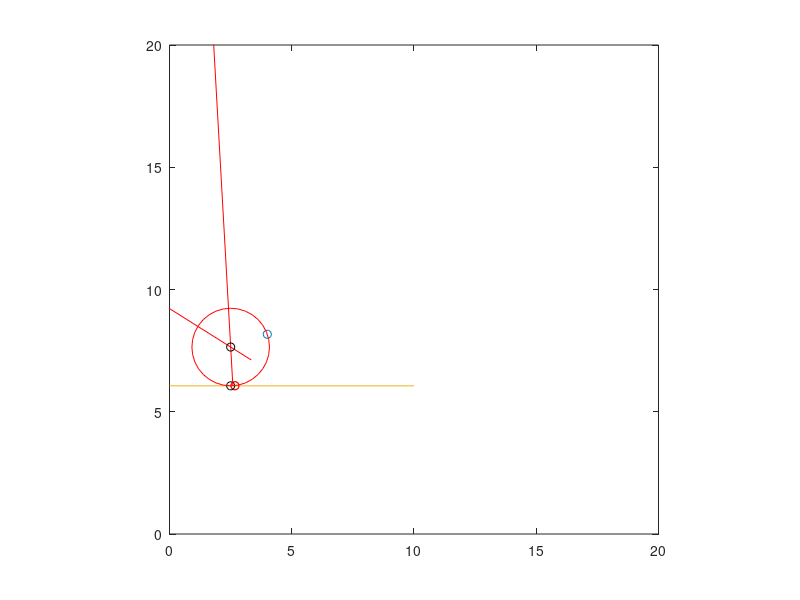
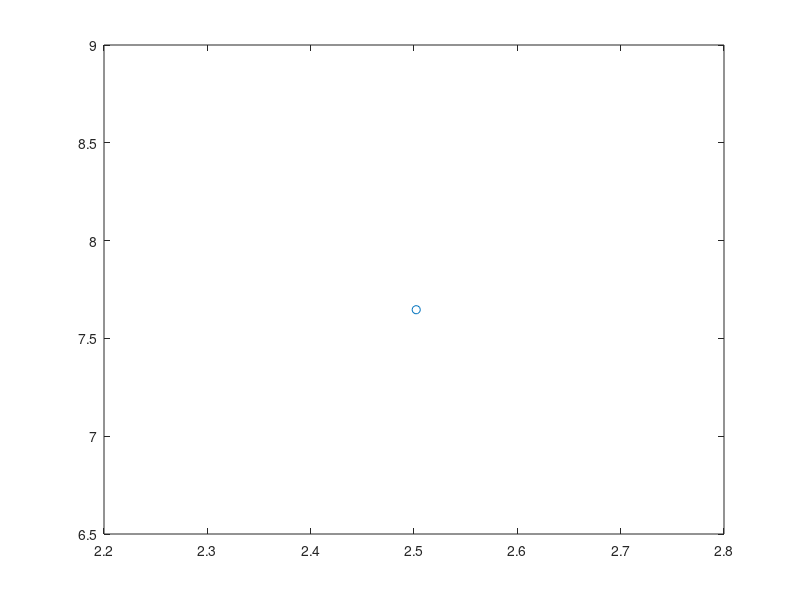

Write MATLAB code to recreate these figures, in order.
% @file breakPoint2.m
% @author Can Erdogan
% @date 2015-08-20
% @brief Given two points and a horizontal line, computes the circle that
% the two points are on. Simpler than breakPoint1.

function [] = breakPoint2 ()

    A = [2,7];
    B = [7,5];
    A = [4.00, 8.17];
    B = [2.68, 6.07];
    
    C = [0,6.07-0.01];
    D = [10,6.07-0.01];
    P = breakPoint(A,B,C,D)
    figure(2);
    plot(P(1), P(2), 'o'); hold on;
    P2 = test(A,B,C(2))

    
%     C = [0,3];
%     D = [10,3];
%     for i = 1 : 10
%         C2 = [C(1), C(2) - i * 0.3];
%         D2 = [D(1), D(2) - i * 0.3];
%         P = breakPoint(A,B,C2,D2)
%         figure(2);
%         plot(P(1), P(2), 'o'); hold on;
%         P2 = test(A,B,C2(2))
%         assert(norm(P-P2) < 1e-4);
%     end
    
end

function returnVal = test (C, D, y0) 

    x1 = C(1); y1 = C(2); x2 = D(1); y2 = D(2);
    m2 = (y2 - y1) / (x2 - x1); m = (-1/m2);
    d = norm(C-D)/2;
    k = (y2 + y1) / 2.0 - y0;
    
    a = 1 / (m * m);
    b = - 2 * (1 + 1 / (m * m)) * k;
    c = k * k * ( 1 + 1 / (m * m) ) + d * d;
    b * b - 4 * a * c;
    delta = (-b + sqrt(b * b - 4 * a * c)) / (2 * a);
    
    yn = y0 + delta;
    xn = ((x1 + x2) / 2) - 1 / m * (k - delta);
    returnVal = [xn,yn];
end

function returnVal = breakPoint (C, D, A, B) 


    figure(1);
    plot(C(1), C(2), 'o'); hold on;
    plot(D(1), D(2), 'o'); hold on;
    plot([A(1); B(1)], [A(2); B(2)], '-'); hold on;
    axis equal
    axis([0 20 0 20]); hold on;

    % Find intersection of CD and AB lines
    m1 = (B(2) - A(2)) / (B(1) - A(1));
    b1 = A(2) - m1 * A(1);
    m2 = (D(2) - C(2)) / (D(1) - C(1));
    b2 = C(2) - m2 * C(1);
    x = (b2 - b1) / (m1 - m2);
    y = m1 * x + b1;
    plot(x,y,'ro'); hold on;
    F = [x,y];

    % Find J
    d = sqrt(norm(C-F) * norm(D-F));
    dir = (A - B) / norm(A-B);
    J = F + dir * d;
    plot(J(1), J(2),'ko'); hold on;

    % Find the two bijectors of the triangle (C,D,J)
    b = (C+D)/2;
    bperp = (C - D) / norm(C-D);
    bdir = [-bperp(2), bperp(1)];
    b2 = b + bdir * 100;
    plot([b(1); b2(1)], [b(2); b2(2)], 'r-'); hold on;
    c = (J+D)/2;
    cperp = (D - J) / norm(D-J);
    cdir = [-cperp(2), cperp(1)];
    c2 = c + cdir * 100;
    plot([c(1); c2(1)], [c(2); c2(2)], 'r-'); hold on;

    % Find their intersection: center of the circle
    m1 = (b2(2) - b(2)) / (b2(1) - b(1));
    b1 = b(2) - m1 * b(1);
    m2 = (c2(2) - c(2)) / (c2(1) - c(1));
    b2 = c(2) - m2 * c(1);
    x = (b2 - b1) / (m1 - m2);
    y = m1 * x + b1;
    C = [x,y];
    plot(C(1), C(2),'ko'); hold on;

    % Draw the circle
    r = norm(C-D);
    for i = 1 : 32
        a = (2 * pi) * (i / 32.0);
        a2 = (2 * pi) * ((i+1) / 32.0);
        p1 = C + r * [cos(a), sin(a)];
        p2 = C + r * [cos(a2), sin(a2)];
        plot([p1(1);p2(1)],[p1(2);p2(2)],'r-'); hold on;
    end

    axis equal
    axis([0 20 0 20]); hold on;
    clear points

    returnVal = C;
    C;
end
